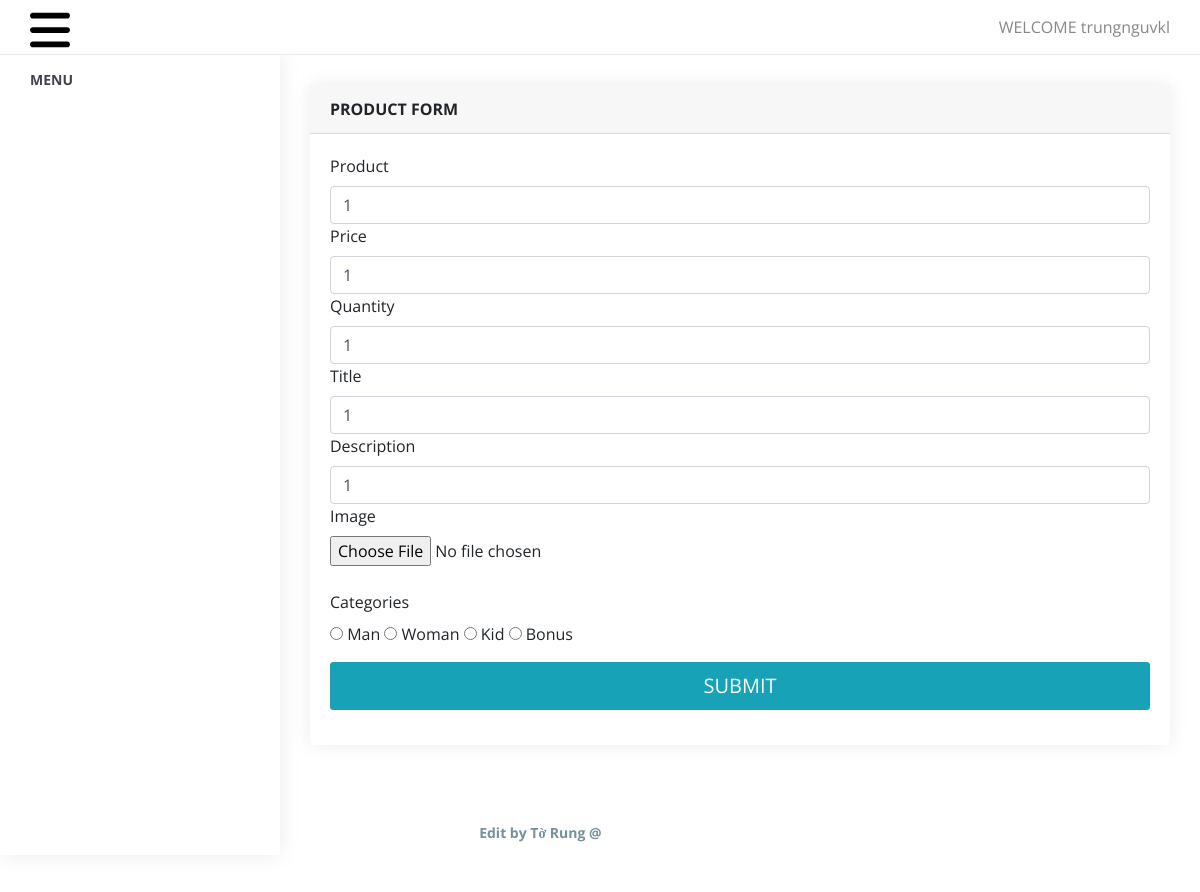
Page /admin/manage_product.php?id=1 (signed in) on the committed database.
### tables this page shows
CREATE TABLE `product` (
  `id` int(11) NOT NULL,
  `productname` varchar(50) NOT NULL,
  `price` int(11) NOT NULL,
  `quantity` int(11) NOT NULL,
  `title` varchar(60) NOT NULL,
  `description` varchar(225) NOT NULL,
  `image` varchar(225) NOT NULL,
  `categories` varchar(225) NOT NULL
);

### admin/functions.inc.php (called while the page is built, shortened)
<?php
function get_safe_value($con,$str){
	if($str!=''){
		$str=trim($str);
		return mysqli_real_escape_string($con,$str);
	}
}
	?>

### admin/manage_product.php (the view, shortened to what this page needs)
<?php
require('top.inc.php');
$productname = '';
$price = '';
$quantity = '';
$title = '';
$description = '';
if (isset($_GET['id']) && $_GET['id'] != '') {
    $id = get_safe_value($con, $_GET['id']);
    $res = mysqli_query($con, "select * from product where id='$id'");
    $check = mysqli_num_rows($res);
    if ($check > 0) {
        $row = mysqli_fetch_assoc($res);
        $productname = $row['productname'];
        $price = $row['price'];
        $quantity = $row['quantity'];
        $title = $row['title'];
        $description = $row['description'];
    } else {
        header('location:product.php');
        die();
    }
}
?>
<div class="content pb-0">
    <div class="animated fadeIn">
        <div class="row">
            <div class="col-lg-12">
                <div class="card">
                    <div class="card-header"><strong>PRODUCT FORM</strong><small> </small></div>
                    <form method="post" enctype="multipart/form-data">
                        <div class="card-body card-block">
                            <div class="form-group">
                                <label for="product" class=" form-control-label">Product</label>
                                <input type="text" name="productname" placeholder="Product name" id="productname" class="form-control" value="<?php echo $productname ?>" required>
                                <label for="" class=" form-control-label">Price</label>
                                <input type="text" name="price" id="price" placeholder="Price" class="form-control" value="<?php echo $price ?>" required>
                                <label for="" class=" form-control-label">Quantity</label>
                                <input type="text" name="quantity" id="quantity" placeholder="Quantity" class="form-control" value="<?php echo $quantity ?>" required>
                                <label for="" class=" form-control-label">Title</label>
                                <input type="text" name="title" id="title" placeholder="Title" class="form-control" value="<?php echo $title ?>" required>
                                <label for="" class=" form-control-label">Description</label>
                                <input type="text" name="description" id="description" placeholder="Description" class="form-control" value="<?php echo $description ?>" required>
                                <label for="" class=" form-control-label">Image</label><br>
                                <input type="file" name="image" id="image" value="image"><br>
                                    <br><label for="" class=" form-control-label">Categories</label>
                                      <br>
                                    <input type="radio" name="categories" id="type" value="man" >  Man
                                    <input type="radio" name="categories" id="type" value="woman">  Woman
                                    <input type="radio" name="categories" id="type" value="kid">  Kid
                                    <input type="radio" name="categories" id="type" value="bonus">  Bonus
                            </div>
                            <button id="payment-button" name="submit" type="submit" class="btn btn-lg btn-info btn-block">
                                <span id="payment-button-amount">SUBMIT</span>
                            </button>
                    </form>
                </div>
            </div>
        </div>
    </div>
</div>
<?php
require('footer.inc.php');
?>

### admin/assets/css/style.css (style rules this page uses)
body { display: table; font-family: open sans, sans-serif; font-size: 16px; width: 100% }
a, button { text-decoration: none; outline: none !important; color: #878787; -webkit-transition: all .25s ease; transition: all .25s ease }
.pb-0 { padding-bottom: 0 }
.btn, button, input, textarea { -webkit-box-shadow: none; box-shadow: none; outline: 0 !important }
.btn { border-radius: 3px }
.content { float: left; padding: 1.875em; width: 100% }
.card { margin-bottom: 1.875em; border-radius: 5px; padding: 0; border: 0 solid transparent; -webkit-box-shadow: 0 0 20px rgba(0, 0, 0, .08); box-shadow: 0 0 20px rgba(0, 0, 0, .08) }
.card .card-body { float: left; padding: 1.25em; position: relative; width: 100% }
.btn, .button { display: inline-block; font-weight: 400; text-align: center; white-space: nowrap; vertical-align: middle; -webkit-transition: all .15s ease-in-out; transition: all .15s ease-in-out; border-radius: 3; cursor: pointer }
@media (max-width:1368px) { .card-body { padding: 15px } }

### rows in the picture
product: productname "1", price "1", quantity "1", title "1", description "1"

### other values in the picture
$_SESSION['ADMIN_USERNAME'] "trungnguvkl"
